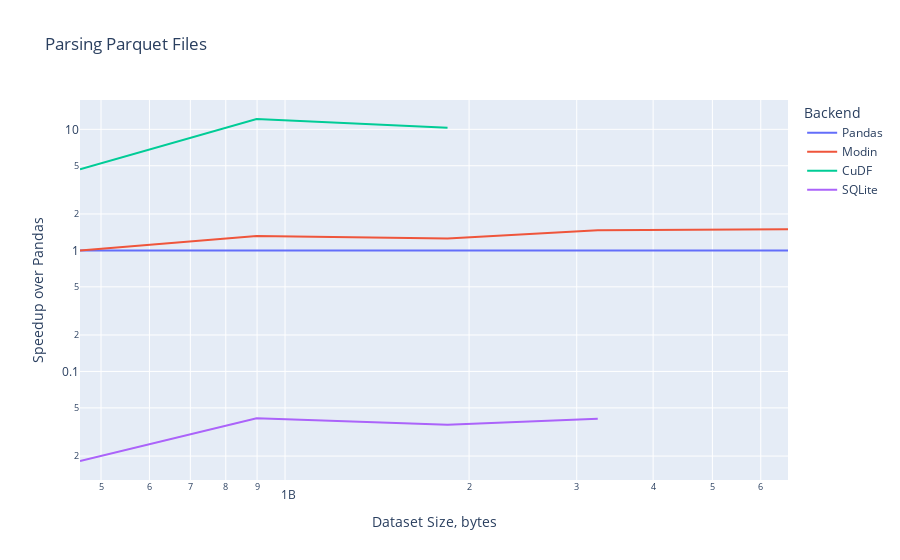
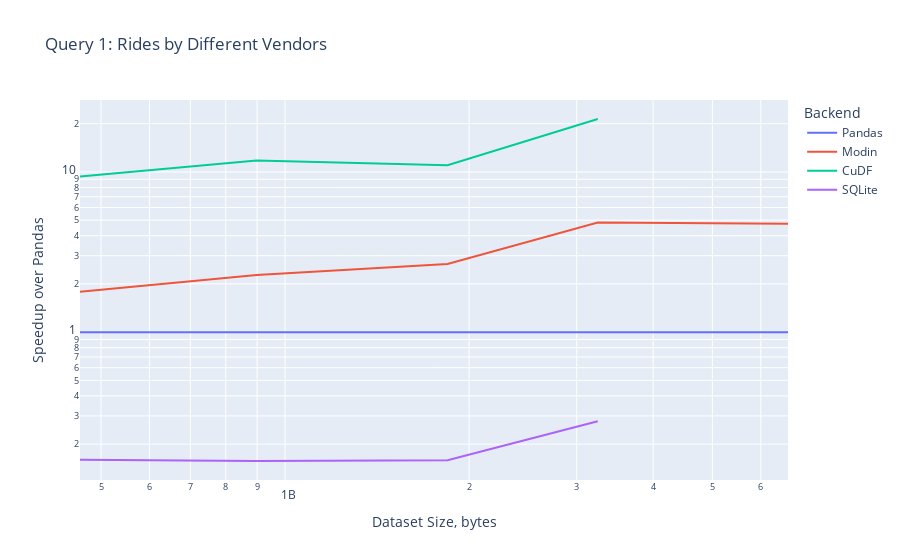
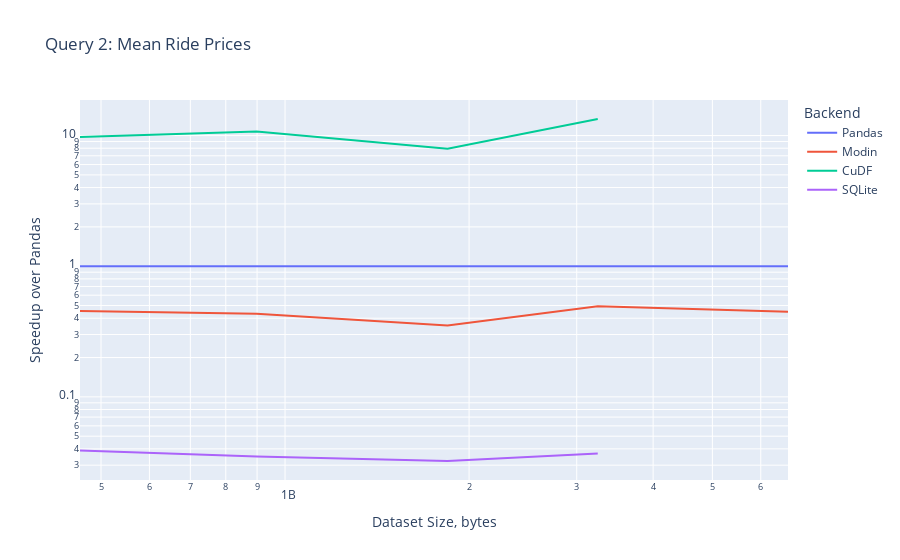
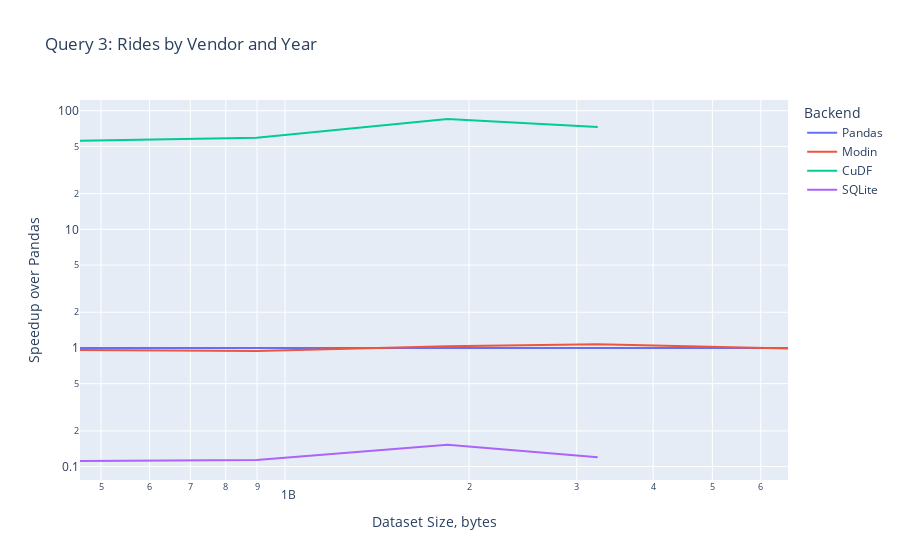

These figures' notebook cell, in order:
### Code cell
for workload, workload_name in zip(workloads, workloads_names):

    # For every workload generate a performance chart
    speedups_dfs = []
    baselines = filtered(benches, operation=workload, backend=backend_sources[0])['mean_duration'].to_numpy()
    for backend_source, backend_name in zip(backend_sources, backend_names):
        measurements = filtered(benches, operation=workload, backend=backend_source)['mean_duration'].to_numpy()
        shortest_len = min(len(baselines), len(measurements))
        speedups = baselines[:shortest_len] / measurements[:shortest_len]
        df = pd.DataFrame({
            'Speedup over Pandas': speedups.copy(),
            'Dataset Size, bytes': sizes[:shortest_len],
            'Backend': [backend_name]*shortest_len,
        })
        speedups_dfs.append(df)

    speedups_df = pd.concat(speedups_dfs, ignore_index=True)
    fig = px.line(speedups_df, 
        x='Dataset Size, bytes', 
        y='Speedup over Pandas', 
        color='Backend', 
        title=workload_name, 
        log_y=True,
        log_x=True,
    )
    fig.show()
    fig.write_image('report/chart_' + workload + '.svg')

    # For every workload, print a table
    # best_cpu = filtered(benches, operation=workload, backend='NumPy on MKL')['mean_duration'].to_numpy()
    # best_gpu = filtered(benches, operation=workload, backend='CuPy +CUB+TCs+TF32')['mean_duration'].to_numpy()
    # speedups = best_cpu / best_gpu
    # speedups = ['{0:.1f}x'.format(x) for x in speedups]
    # speedups = ' | '.join(speedups)

### Figure 1 — Plotly figure (JSON) as saved in the notebook; plotly's stock layout.template omitted (floating-point values rounded to 4 significant figures)
{"data": [{"hovertemplate": "Backend=Pandas<br>Dataset Size, bytes=%{x}<br>Speedup over Pandas=%{y}<extra></extra>", "legendgroup": "Pandas", "line": {"color": "#636efa", "dash": "solid"}, "marker": {"symbol": "circle"}, "mode": "lines", "name": "Pandas", "orientation": "v", "showlegend": true, "type": "scatter", "x": [461966527, 898372196, 1844082176, 3247136293, 6648173847], "xaxis": "x", "y": [1, 1, 1, 1, 1], "yaxis": "y"}, {"hovertemplate": "Backend=Modin<br>Dataset Size, bytes=%{x}<br>Speedup over Pandas=%{y}<extra></extra>", "legendgroup": "Modin", "line": {"color": "#EF553B", "dash": "solid"}, "marker": {"symbol": "circle"}, "mode": "lines", "name": "Modin", "orientation": "v", "showlegend": true, "type": "scatter", "x": [461966527, 898372196, 1844082176, 3247136293, 6648173847], "xaxis": "x", "y": [0.9992, 1.317, 1.251, 1.47, 1.493], "yaxis": "y"}, {"hovertemplate": "Backend=CuDF<br>Dataset Size, bytes=%{x}<br>Speedup over Pandas=%{y}<extra></extra>", "legendgroup": "CuDF", "line": {"color": "#00cc96", "dash": "solid"}, "marker": {"symbol": "circle"}, "mode": "lines", "name": "CuDF", "orientation": "v", "showlegend": true, "type": "scatter", "x": [461966527, 898372196, 1844082176], "xaxis": "x", "y": [4.678, 12.17, 10.3], "yaxis": "y"}, {"hovertemplate": "Backend=SQLite<br>Dataset Size, bytes=%{x}<br>Speedup over Pandas=%{y}<extra></extra>", "legendgroup": "SQLite", "line": {"color": "#ab63fa", "dash": "solid"}, "marker": {"symbol": "circle"}, "mode": "lines", "name": "SQLite", "orientation": "v", "showlegend": true, "type": "scatter", "x": [461966527, 898372196, 1844082176, 3247136293], "xaxis": "x", "y": [0.0182, 0.04111, 0.03633, 0.04076], "yaxis": "y"}], "layout": {"legend": {"title": {"text": "Backend"}, "tracegroupgap": 0}, "title": {"text": "Parsing Parquet Files"}, "xaxis": {"anchor": "y", "domain": [0, 1], "title": {"text": "Dataset Size, bytes"}, "type": "log"}, "yaxis": {"anchor": "x", "domain": [0, 1], "title": {"text": "Speedup over Pandas"}, "type": "log"}}}

### Figure 2 — Plotly figure (JSON) as saved in the notebook; plotly's stock layout.template omitted (floating-point values rounded to 4 significant figures)
{"data": [{"hovertemplate": "Backend=Pandas<br>Dataset Size, bytes=%{x}<br>Speedup over Pandas=%{y}<extra></extra>", "legendgroup": "Pandas", "line": {"color": "#636efa", "dash": "solid"}, "marker": {"symbol": "circle"}, "mode": "lines", "name": "Pandas", "orientation": "v", "showlegend": true, "type": "scatter", "x": [461966527, 898372196, 1844082176, 3247136293, 6648173847], "xaxis": "x", "y": [1, 1, 1, 1, 1], "yaxis": "y"}, {"hovertemplate": "Backend=Modin<br>Dataset Size, bytes=%{x}<br>Speedup over Pandas=%{y}<extra></extra>", "legendgroup": "Modin", "line": {"color": "#EF553B", "dash": "solid"}, "marker": {"symbol": "circle"}, "mode": "lines", "name": "Modin", "orientation": "v", "showlegend": true, "type": "scatter", "x": [461966527, 898372196, 1844082176, 3247136293, 6648173847], "xaxis": "x", "y": [1.784, 2.271, 2.661, 4.835, 4.748], "yaxis": "y"}, {"hovertemplate": "Backend=CuDF<br>Dataset Size, bytes=%{x}<br>Speedup over Pandas=%{y}<extra></extra>", "legendgroup": "CuDF", "line": {"color": "#00cc96", "dash": "solid"}, "marker": {"symbol": "circle"}, "mode": "lines", "name": "CuDF", "orientation": "v", "showlegend": true, "type": "scatter", "x": [461966527, 898372196, 1844082176, 3247136293], "xaxis": "x", "y": [9.351, 11.78, 11.0, 21.4], "yaxis": "y"}, {"hovertemplate": "Backend=SQLite<br>Dataset Size, bytes=%{x}<br>Speedup over Pandas=%{y}<extra></extra>", "legendgroup": "SQLite", "line": {"color": "#ab63fa", "dash": "solid"}, "marker": {"symbol": "circle"}, "mode": "lines", "name": "SQLite", "orientation": "v", "showlegend": true, "type": "scatter", "x": [461966527, 898372196, 1844082176, 3247136293], "xaxis": "x", "y": [0.1599, 0.1569, 0.1586, 0.2777], "yaxis": "y"}], "layout": {"legend": {"title": {"text": "Backend"}, "tracegroupgap": 0}, "title": {"text": "Query 1: Rides by Different Vendors"}, "xaxis": {"anchor": "y", "domain": [0, 1], "title": {"text": "Dataset Size, bytes"}, "type": "log"}, "yaxis": {"anchor": "x", "domain": [0, 1], "title": {"text": "Speedup over Pandas"}, "type": "log"}}}

### Figure 3 — Plotly figure (JSON) as saved in the notebook; plotly's stock layout.template omitted (floating-point values rounded to 4 significant figures)
{"data": [{"hovertemplate": "Backend=Pandas<br>Dataset Size, bytes=%{x}<br>Speedup over Pandas=%{y}<extra></extra>", "legendgroup": "Pandas", "line": {"color": "#636efa", "dash": "solid"}, "marker": {"symbol": "circle"}, "mode": "lines", "name": "Pandas", "orientation": "v", "showlegend": true, "type": "scatter", "x": [461966527, 898372196, 1844082176, 3247136293, 6648173847], "xaxis": "x", "y": [1, 1, 1, 1, 1], "yaxis": "y"}, {"hovertemplate": "Backend=Modin<br>Dataset Size, bytes=%{x}<br>Speedup over Pandas=%{y}<extra></extra>", "legendgroup": "Modin", "line": {"color": "#EF553B", "dash": "solid"}, "marker": {"symbol": "circle"}, "mode": "lines", "name": "Modin", "orientation": "v", "showlegend": true, "type": "scatter", "x": [461966527, 898372196, 1844082176, 3247136293, 6648173847], "xaxis": "x", "y": [0.4549, 0.4323, 0.3519, 0.4944, 0.4481], "yaxis": "y"}, {"hovertemplate": "Backend=CuDF<br>Dataset Size, bytes=%{x}<br>Speedup over Pandas=%{y}<extra></extra>", "legendgroup": "CuDF", "line": {"color": "#00cc96", "dash": "solid"}, "marker": {"symbol": "circle"}, "mode": "lines", "name": "CuDF", "orientation": "v", "showlegend": true, "type": "scatter", "x": [461966527, 898372196, 1844082176, 3247136293], "xaxis": "x", "y": [9.76, 10.76, 7.941, 13.39], "yaxis": "y"}, {"hovertemplate": "Backend=SQLite<br>Dataset Size, bytes=%{x}<br>Speedup over Pandas=%{y}<extra></extra>", "legendgroup": "SQLite", "line": {"color": "#ab63fa", "dash": "solid"}, "marker": {"symbol": "circle"}, "mode": "lines", "name": "SQLite", "orientation": "v", "showlegend": true, "type": "scatter", "x": [461966527, 898372196, 1844082176, 3247136293], "xaxis": "x", "y": [0.03886, 0.03496, 0.03229, 0.03683], "yaxis": "y"}], "layout": {"legend": {"title": {"text": "Backend"}, "tracegroupgap": 0}, "title": {"text": "Query 2: Mean Ride Prices"}, "xaxis": {"anchor": "y", "domain": [0, 1], "title": {"text": "Dataset Size, bytes"}, "type": "log"}, "yaxis": {"anchor": "x", "domain": [0, 1], "title": {"text": "Speedup over Pandas"}, "type": "log"}}}

### Figure 4 — Plotly figure (JSON) as saved in the notebook; plotly's stock layout.template omitted (floating-point values rounded to 4 significant figures)
{"data": [{"hovertemplate": "Backend=Pandas<br>Dataset Size, bytes=%{x}<br>Speedup over Pandas=%{y}<extra></extra>", "legendgroup": "Pandas", "line": {"color": "#636efa", "dash": "solid"}, "marker": {"symbol": "circle"}, "mode": "lines", "name": "Pandas", "orientation": "v", "showlegend": true, "type": "scatter", "x": [461966527, 898372196, 1844082176, 3247136293, 6648173847], "xaxis": "x", "y": [1, 1, 1, 1, 1], "yaxis": "y"}, {"hovertemplate": "Backend=Modin<br>Dataset Size, bytes=%{x}<br>Speedup over Pandas=%{y}<extra></extra>", "legendgroup": "Modin", "line": {"color": "#EF553B", "dash": "solid"}, "marker": {"symbol": "circle"}, "mode": "lines", "name": "Modin", "orientation": "v", "showlegend": true, "type": "scatter", "x": [461966527, 898372196, 1844082176, 3247136293, 6648173847], "xaxis": "x", "y": [0.9623, 0.9431, 1.036, 1.076, 0.9898], "yaxis": "y"}, {"hovertemplate": "Backend=CuDF<br>Dataset Size, bytes=%{x}<br>Speedup over Pandas=%{y}<extra></extra>", "legendgroup": "CuDF", "line": {"color": "#00cc96", "dash": "solid"}, "marker": {"symbol": "circle"}, "mode": "lines", "name": "CuDF", "orientation": "v", "showlegend": true, "type": "scatter", "x": [461966527, 898372196, 1844082176, 3247136293], "xaxis": "x", "y": [55.92, 59.1, 85.17, 72.98], "yaxis": "y"}, {"hovertemplate": "Backend=SQLite<br>Dataset Size, bytes=%{x}<br>Speedup over Pandas=%{y}<extra></extra>", "legendgroup": "SQLite", "line": {"color": "#ab63fa", "dash": "solid"}, "marker": {"symbol": "circle"}, "mode": "lines", "name": "SQLite", "orientation": "v", "showlegend": true, "type": "scatter", "x": [461966527, 898372196, 1844082176, 3247136293], "xaxis": "x", "y": [0.1115, 0.1135, 0.1526, 0.1201], "yaxis": "y"}], "layout": {"legend": {"title": {"text": "Backend"}, "tracegroupgap": 0}, "title": {"text": "Query 3: Rides by Vendor and Year"}, "xaxis": {"anchor": "y", "domain": [0, 1], "title": {"text": "Dataset Size, bytes"}, "type": "log"}, "yaxis": {"anchor": "x", "domain": [0, 1], "title": {"text": "Speedup over Pandas"}, "type": "log"}}}
